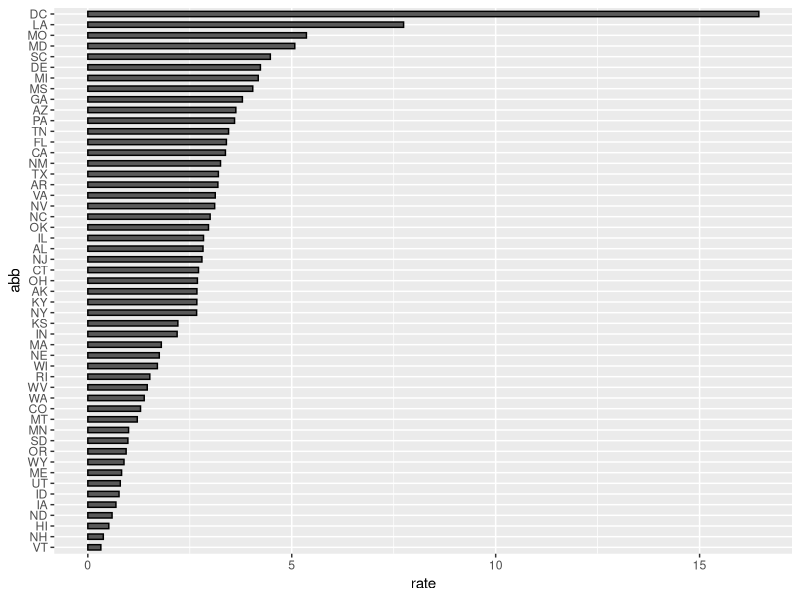

Reproduce this figure in R. (Note: this script raises an error after producing the figure.)
library(tidyverse)
library(dslabs)
data(murders)

mrate <- murders %>% mutate(region = factor(region), rate = total / population*10^5) %>%
  mutate(abb = reorder(abb, rate))
mrate %>%
  ggplot(aes(abb, rate)) +
  geom_bar(width = 0.5, stat = "identity", color = "black") +
  coord_flip()

getwd()
save(mrate, file = "rda/mrate.rda")
ggsave("figs/barplot.png")
